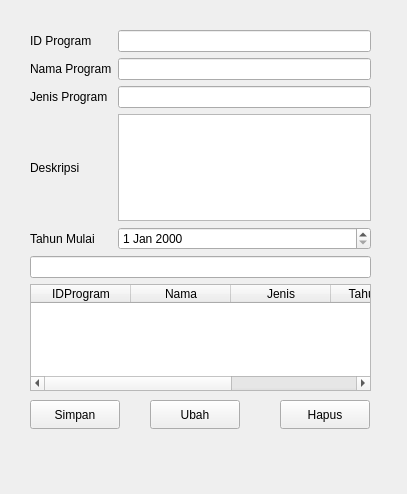
<?xml version="1.0" encoding="UTF-8"?>
<ui version="4.0">
 <class>Form</class>
 <widget class="QWidget" name="Form">
  <property name="geometry">
   <rect>
    <x>0</x>
    <y>0</y>
    <width>407</width>
    <height>494</height>
   </rect>
  </property>
  <property name="windowTitle">
   <string>Form</string>
  </property>
  <widget class="QPushButton" name="btnUbah">
   <property name="geometry">
    <rect>
     <x>150</x>
     <y>400</y>
     <width>90</width>
     <height>29</height>
    </rect>
   </property>
   <property name="text">
    <string>Ubah</string>
   </property>
  </widget>
  <widget class="QPushButton" name="btnSimpan">
   <property name="geometry">
    <rect>
     <x>30</x>
     <y>400</y>
     <width>90</width>
     <height>29</height>
    </rect>
   </property>
   <property name="text">
    <string>Simpan</string>
   </property>
  </widget>
  <widget class="QPushButton" name="btnHapus">
   <property name="geometry">
    <rect>
     <x>280</x>
     <y>400</y>
     <width>90</width>
     <height>29</height>
    </rect>
   </property>
   <property name="text">
    <string>Hapus</string>
   </property>
  </widget>
  <widget class="QWidget" name="gridLayoutWidget_2">
   <property name="geometry">
    <rect>
     <x>30</x>
     <y>30</y>
     <width>341</width>
     <height>361</height>
    </rect>
   </property>
   <layout class="QGridLayout" name="gridLayout_3">
    <item row="5" column="0">
     <widget class="QLabel" name="label_9">
      <property name="text">
       <string>Tahun Mulai</string>
      </property>
     </widget>
    </item>
    <item row="3" column="0">
     <widget class="QLabel" name="label_10">
      <property name="text">
       <string>Deskripsi</string>
      </property>
     </widget>
    </item>
    <item row="1" column="0">
     <widget class="QLabel" name="label_7">
      <property name="text">
       <string>Nama Program</string>
      </property>
     </widget>
    </item>
    <item row="2" column="1">
     <widget class="QLineEdit" name="editJenis"/>
    </item>
    <item row="1" column="1">
     <widget class="QLineEdit" name="editNama"/>
    </item>
    <item row="2" column="0">
     <widget class="QLabel" name="label_8">
      <property name="text">
       <string>Jenis Program</string>
      </property>
     </widget>
    </item>
    <item row="0" column="1">
     <widget class="QLineEdit" name="editID"/>
    </item>
    <item row="5" column="1">
     <widget class="QDateEdit" name="editTahun"/>
    </item>
    <item row="7" column="0" colspan="2">
     <widget class="QTableWidget" name="tabelProgram">
      <column>
       <property name="text">
        <string>IDProgram</string>
       </property>
      </column>
      <column>
       <property name="text">
        <string>Nama</string>
       </property>
      </column>
      <column>
       <property name="text">
        <string>Jenis</string>
       </property>
      </column>
      <column>
       <property name="text">
        <string>Tahun Mulai</string>
       </property>
      </column>
      <column>
       <property name="text">
        <string>Deskripsi</string>
       </property>
      </column>
     </widget>
    </item>
    <item row="3" column="1">
     <widget class="QTextEdit" name="editDeskripsi"/>
    </item>
    <item row="0" column="0">
     <widget class="QLabel" name="label_6">
      <property name="text">
       <string>ID Program</string>
      </property>
     </widget>
    </item>
    <item row="6" column="0" colspan="2">
     <widget class="QLineEdit" name="editCari"/>
    </item>
   </layout>
  </widget>
 </widget>
 <resources/>
 <connections/>
</ui>
